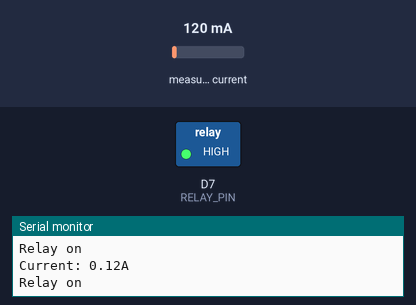
Recording of a sketch running on a simulated ESP8266 (NodeMCU). Shown: switched loads named in the sketch (green lamp = pin HIGH), the last lines printed to the serial monitor. The test bench sets the inputs (shaded band); at power-on: measured current 120 mA.

Above: at 1.8 s.
1.9 s: measured current set to 884 mA
3.4 s: measured current set to 920 mA
At 5.2 s:
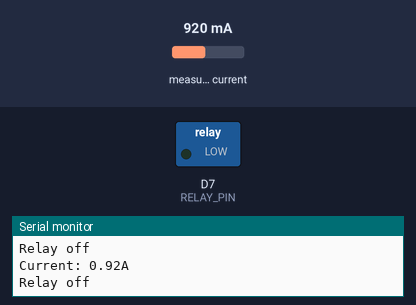
5.5 s: measured current set to 40 mA
At 6.9 s:
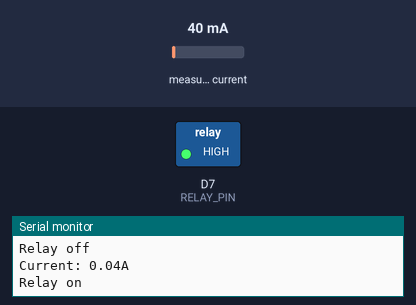
7.5 s: measured current set to 1000 mA
At 8.5 s:
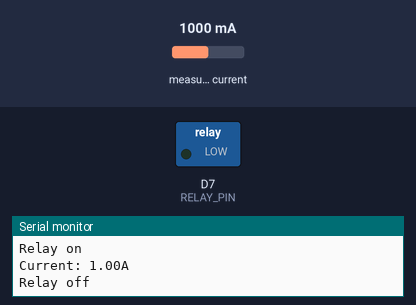
Timing chart, 0 to 10.5 s (numbered marks = the images above; inputs shaded):
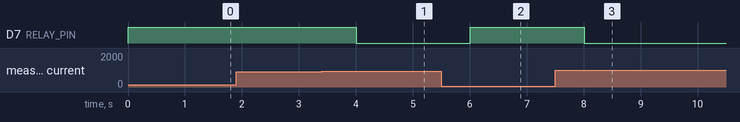

Measured:
- the behaviour switches between 900 and 901 mA on measured current (found by bisection; images 0 and 1)
- after the input at 3.4 s, D7 (RELAY_PIN): HIGH → LOW after 0.60 s
- after the input at 5.5 s, D7 (RELAY_PIN): LOW → HIGH after 0.51 s
- after the input at 7.5 s, D7 (RELAY_PIN): HIGH → LOW after 0.51 s

The sketch:

Relay_Testing.ino
```cpp
#include <Wire.h>
#include <ACS712.h>

#define ACS712_PIN A0
#define RELAY_PIN D7

ACS712 acs712(ACS712_05B, ACS712_PIN);

void setup() {
  Serial.begin(9600);
  pinMode(RELAY_PIN, OUTPUT);
  digitalWrite(RELAY_PIN, LOW);
}

void loop() {
  float current = acs712.getCurrentDC();
  Serial.print("Current: ");
  Serial.print(current, 2);
  Serial.println("A");

  if (current > 0.90) {
    digitalWrite(RELAY_PIN, LOW);
    Serial.println("Relay off");
  } else {
    digitalWrite(RELAY_PIN, HIGH);
    Serial.println("Relay on");
  }

  delay(1000);
}
```
